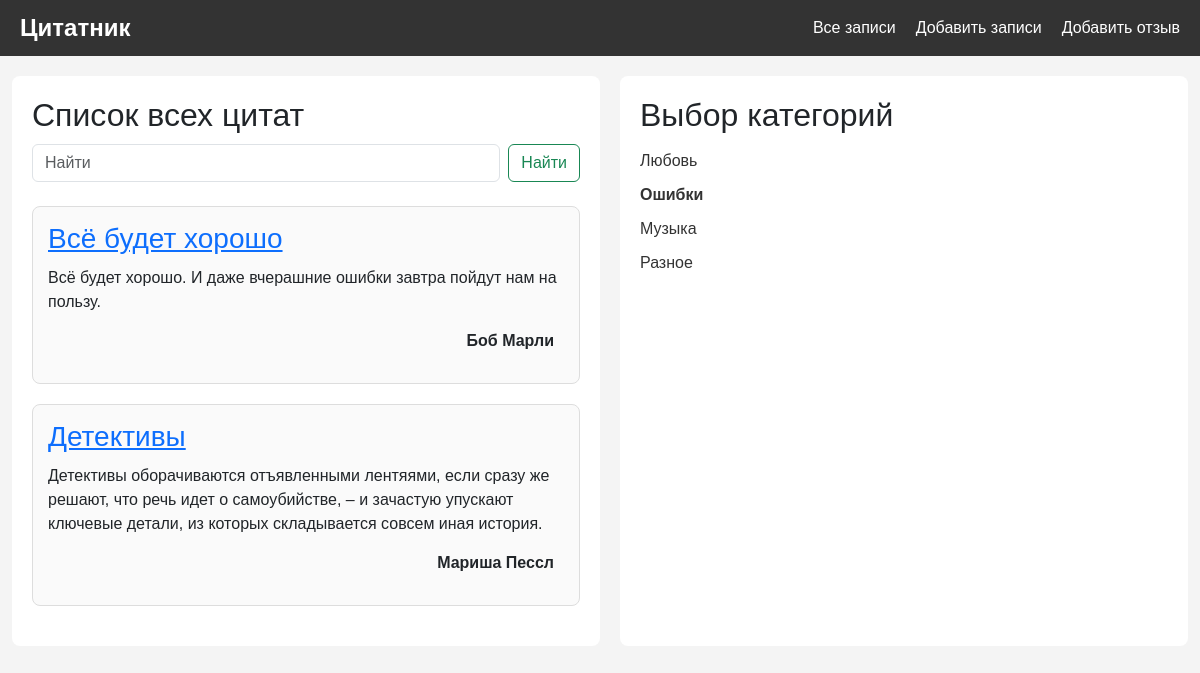
The page /notes?category=2 on the database its author committed.
### core/models.py (models this page shows, shortened)
class Note(models.Model):
    class Meta:
        verbose_name = 'Заметка'
        verbose_name_plural = 'Заметки'
    title = models.CharField( max_length=255, null=False )
    text = models.TextField( null=False )
    author = models.CharField( max_length=255, default='Автор неизвестен', null=False )
    created_date = models.DateTimeField( auto_now_add=True )
    category = models.ForeignKey(
                                 NoteCategory,
                                 blank=True,
                                 null=True,
                                 on_delete=models.SET_DEFAULT,
                                 related_name='category_notes',
                                 default='Разное'
                                 )

class NoteCategory(models.Model):
    class Meta:
        verbose_name = 'Категория'
        verbose_name_plural = 'Категории'
    title = models.CharField(max_length = 255, verbose_name = 'Название')

### core/views.py (the view)
# urls.py: path( 'notes', notes, name='notes' ),
def notes(request):
    notes = Note.objects.all()
    categories = NoteCategory.objects.all()
    active_category = None
    category = request.GET.get('category')
    if category:
        notes = Note.objects.filter( category__id = category )
        active_category = NoteCategory.objects.get( id = category )
    context = {
        'notes':notes,
        'categories':categories,
        'notes':notes,
        'active_category':active_category
    }
    return render(request, 'notes.html', context)

### templates/notes.html
{% extends 'base.html' %}
{% block content %}
<div class="main-content">
    <h2>Список всех цитат</h2>
    <form class="d-flex mb-4" role="search" action="{% url 'notes_search' %}">
        <input value="{{ search_text }}" name="text" class="form-control me-2" type="search" placeholder="Найти" aria-label="Search">
        <button class="btn btn-outline-success" type="submit">Найти</button>
    </form>
    {% for note in notes %}
    <div class="post-card">
        <h3><a href="{% url 'note_detail' note.id %}">{{note.title}}</a></h3>
        <div>
            <p>{{note.text}}</p>
            <p class="author-signature">{{note.author}}</p>
        </div>
    </div>
    {% endfor %}
</div>
<aside class="sidebar">
    <h2>Выбор категорий</h2>
    <ul>
        {% for category in categories %}
            {% if category.id == active_category.id   %}
                <li><a href="?category={{category.id}}"><b>{{category.title}}</b></a></li>
            {% else %}
                <li><a href="?category={{category.id}}">{{category.title}}</a></li>
            {% endif %}
        {% endfor %}
    </ul>
</aside>
{% endblock %}

### templates/base.html (style rules this page uses)
body { font-family: Arial, sans-serif; margin: 0; padding: 0; background-color: #f4f4f4; }
.main-content { flex: 2; padding: 20px; background-color: #fff; border-radius: 8px; margin-right: 20px; max-width: 50%; }
.sidebar { flex: 1; padding: 20px; background-color: #fff; border-radius: 8px; }
h1, h2 { margin: 0; padding-bottom: 10px; }
.post-card { padding: 15px; margin-bottom: 20px; border: 1px solid #ddd; border-radius: 8px; background-color: #fafafa; }
.post-card h3 { margin: 0 0 10px; }
.post-card p { margin: 0 0 15px; }
ul { list-style-type: none; padding: 0; }
ul li { padding: 5px 0; }
ul li a { text-decoration: none; color: #333; }
.author-signature { text-align: right; padding-right: 10px; font-weight:550; }

### rows shown on the page
Note: title "Всё будет хорошо", text "Всё будет хорошо. И даже вчерашние ошибки завтра пойдут нам на пользу.", author "Боб Марли"
Note: title "Детективы", text "Детективы оборачиваются отъявленными лентяями, если сразу же решают, что речь идет о самоубийстве, – и зачастую упускают ключевые детали, из которых складывается совсем иная история.", author "Мариша Пессл"
NoteCategory: title "Любовь"
NoteCategory: title "Ошибки"
NoteCategory: title "Музыка"
NoteCategory: title "Разное"
